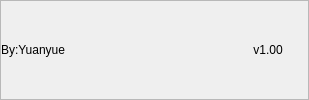
           <widget class="QFrame" name="bottomLog">
            <property name="minimumSize">
             <size>
              <width>0</width>
              <height>25</height>
             </size>
            </property>
            <property name="styleSheet">
             <string notr="true"/>
            </property>
            <property name="frameShape">
             <enum>QFrame::StyledPanel</enum>
            </property>
            <property name="frameShadow">
             <enum>QFrame::Raised</enum>
            </property>
            <layout class="QHBoxLayout" name="horizontalLayout_2">
             <property name="spacing">
              <number>0</number>
             </property>
             <property name="leftMargin">
              <number>0</number>
             </property>
             <property name="topMargin">
              <number>0</number>
             </property>
             <property name="rightMargin">
              <number>0</number>
             </property>
             <property name="bottomMargin">
              <number>0</number>
             </property>
             <item>
              <widget class="QLabel" name="author">
               <property name="minimumSize">
                <size>
                 <width>70</width>
                 <height>0</height>
                </size>
               </property>
               <property name="maximumSize">
                <size>
                 <width>70</width>
                 <height>16777215</height>
                </size>
               </property>
               <property name="styleSheet">
                <string notr="true"/>
               </property>
               <property name="text">
                <string>By:Yuanyue</string>
               </property>
              </widget>
             </item>
             <item>
              <widget class="QLabel" name="msgBox">
               <property name="text">
                <string/>
               </property>
               <property name="alignment">
                <set>Qt::AlignCenter</set>
               </property>
              </widget>
             </item>
             <item>
              <widget class="QLabel" name="msgBox1">
               <property name="minimumSize">
                <size>
                 <width>150</width>
                 <height>0</height>
                </size>
               </property>
               <property name="maximumSize">
                <size>
                 <width>140</width>
                 <height>16777215</height>
                </size>
               </property>
               <property name="text">
                <string/>
               </property>
               <property name="alignment">
                <set>Qt::AlignCenter</set>
               </property>
              </widget>
             </item>
             <item>
              <widget class="QLabel" name="version">
               <property name="minimumSize">
                <size>
                 <width>80</width>
                 <height>0</height>
                </size>
               </property>
               <property name="maximumSize">
                <size>
                 <width>80</width>
                 <height>16777215</height>
                </size>
               </property>
               <property name="styleSheet">
                <string notr="true"/>
               </property>
               <property name="text">
                <string>v1.00</string>
               </property>
               <property name="alignment">
                <set>Qt::AlignCenter</set>
               </property>
              </widget>
             </item>
             <item>
              <widget class="QFrame" name="grip_icon">
               <property name="maximumSize">
                <size>
                 <width>25</width>
                 <height>16777215</height>
                </size>
               </property>
               <property name="frameShape">
                <enum>QFrame::StyledPanel</enum>
               </property>
               <property name="frameShadow">
                <enum>QFrame::Raised</enum>
               </property>
              </widget>
             </item>
            </layout>
           </widget>
